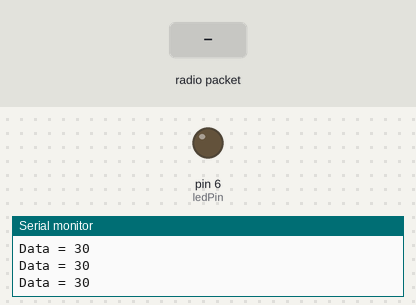
A sketch run on a simulated Arduino Uno, built with avr-gcc and run on an emulated ATmega328P. On the bench: output pins drawn as LEDs (lit = HIGH), the last lines printed to the serial monitor. The inputs (shaded band) are chosen by the test bench. No radio packets arrive unless stated.

Above: at 1.3 s.
1.4 s: radio packet "a" arrives
At 1.8 s:
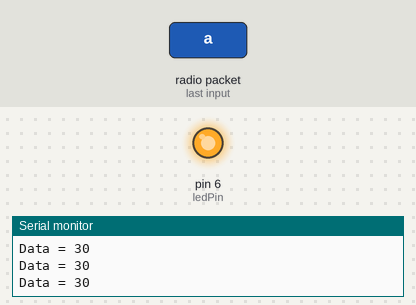
3.0 s: radio packet "b" arrives
At 4.2 s:
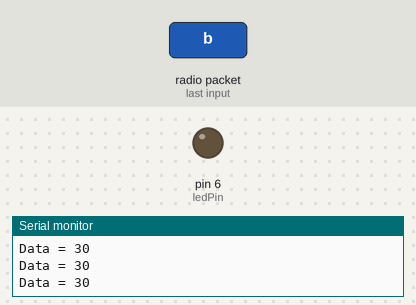
Timing chart, 0 to 6.0 s (numbered marks = the images above; inputs shaded):
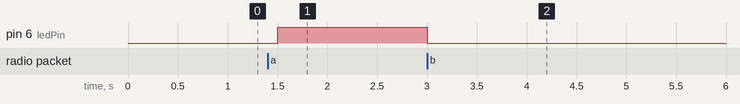

Measured:
- after the input at 1.4 s, pin 6 (ledPin): LOW → HIGH after 0.10 s
- after the input at 3.0 s, pin 6 (ledPin): HIGH → LOW at once

The sketch:

433Hz_Rx_LED_Button.ino
```cpp
#include <VirtualWire.h>
#define ledPin 6

void setup()
{
  Serial.begin(9600);
  vw_set_rx_pin(11);
  vw_setup(2000);
  pinMode(ledPin, OUTPUT);
  vw_rx_start();
}

void loop()
{
    uint8_t buf[VW_MAX_MESSAGE_LEN];
    uint8_t buflen = VW_MAX_MESSAGE_LEN;
    Serial.print("Data = ");
    Serial.println(VW_MAX_MESSAGE_LEN);
    if (vw_get_message(buf, &buflen))
    {
      if(buf[0]=='a')
      {
       digitalWrite(ledPin,HIGH);
      }
      else if(buf[0]=='b')
      {
       digitalWrite(ledPin,LOW);
      }
    }
    delay(500);
}
```
